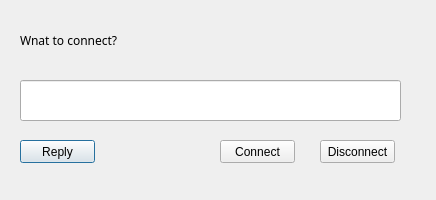
<?xml version="1.0" encoding="UTF-8"?>
<ui version="4.0">
 <class>Dialog</class>
 <widget class="QDialog" name="Dialog">
  <property name="geometry">
   <rect>
    <x>0</x>
    <y>0</y>
    <width>436</width>
    <height>200</height>
   </rect>
  </property>
  <property name="windowTitle">
   <string>Dialog</string>
  </property>
  <widget class="QLabel" name="chatbox">
   <property name="geometry">
    <rect>
     <x>20</x>
     <y>20</y>
     <width>381</width>
     <height>41</height>
    </rect>
   </property>
   <property name="font">
    <font>
     <family>Monospac821 BT</family>
     <pointsize>9</pointsize>
    </font>
   </property>
   <property name="text">
    <string>Wnat to connect?</string>
   </property>
  </widget>
  <widget class="QLineEdit" name="reply">
   <property name="geometry">
    <rect>
     <x>20</x>
     <y>80</y>
     <width>381</width>
     <height>41</height>
    </rect>
   </property>
  </widget>
  <widget class="QPushButton" name="replybtn">
   <property name="geometry">
    <rect>
     <x>20</x>
     <y>140</y>
     <width>75</width>
     <height>23</height>
    </rect>
   </property>
   <property name="text">
    <string>Reply</string>
   </property>
  </widget>
  <widget class="QPushButton" name="connectbtn">
   <property name="geometry">
    <rect>
     <x>220</x>
     <y>140</y>
     <width>75</width>
     <height>23</height>
    </rect>
   </property>
   <property name="text">
    <string>Connect</string>
   </property>
  </widget>
  <widget class="QPushButton" name="disconnectbtn">
   <property name="geometry">
    <rect>
     <x>320</x>
     <y>140</y>
     <width>75</width>
     <height>23</height>
    </rect>
   </property>
   <property name="text">
    <string>Disconnect</string>
   </property>
  </widget>
 </widget>
 <resources/>
 <connections/>
</ui>
